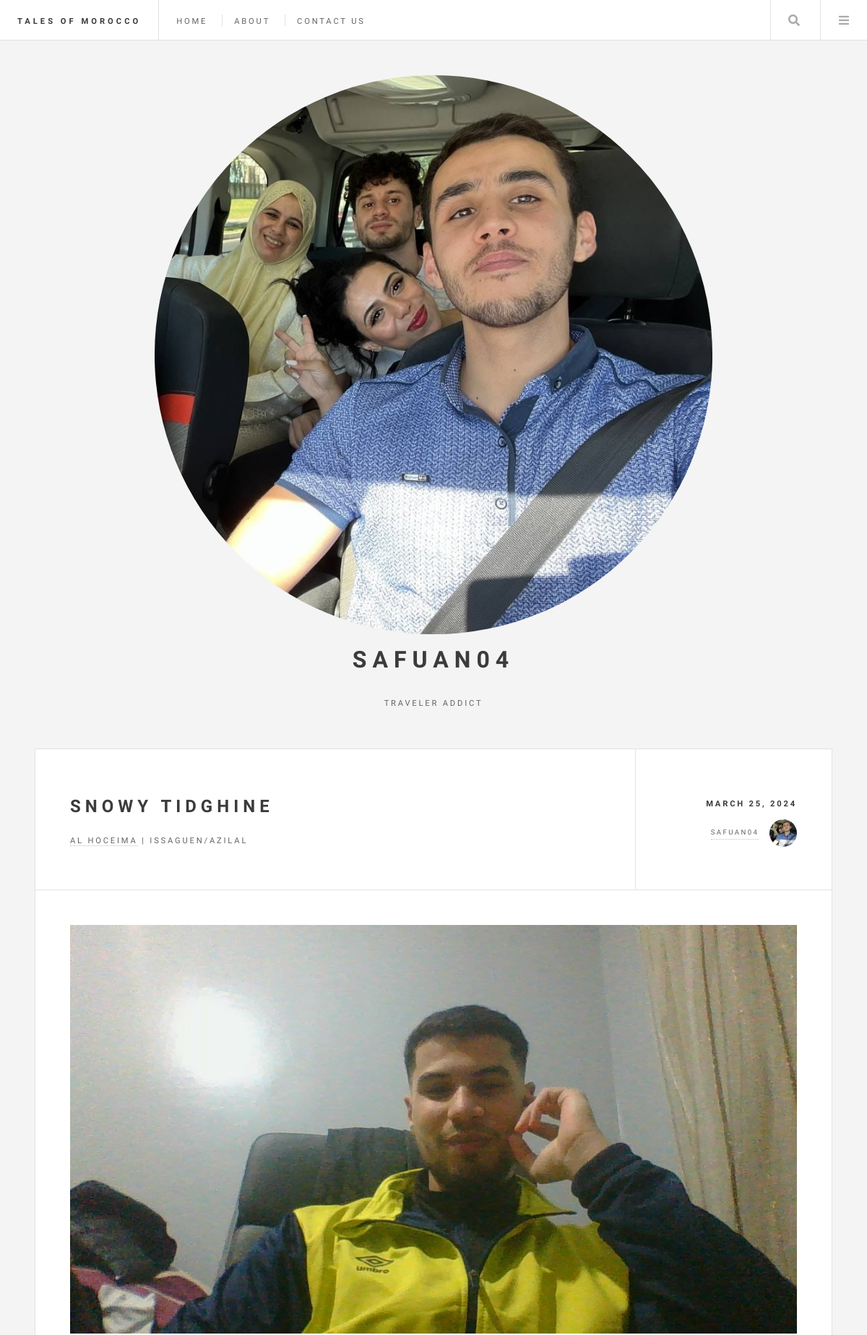
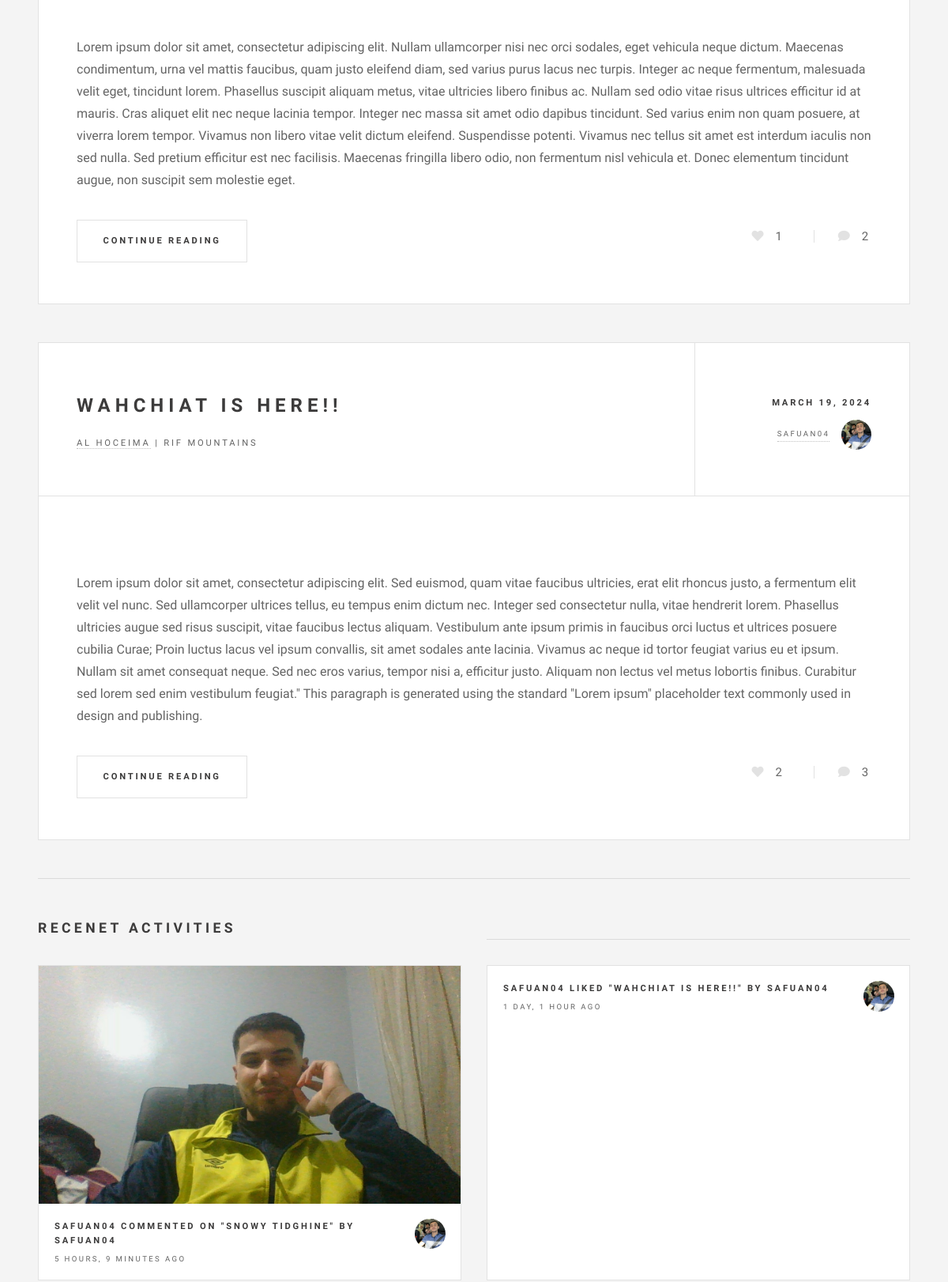
The page /profile/7/ (upper part) on the database its author committed (2 pictures, top to bottom).
### base/models.py (models this page shows, shortened)
class BlogPost(models.Model):
    author = models.ForeignKey(User, on_delete=models.CASCADE, null=True)
    title = models.CharField(max_length=200)
    city = models.ForeignKey(City, on_delete=models.SET_NULL, null=True)
    specific_location = models.CharField(max_length=200, null=True, blank=True)
    description = models.TextField(null=False, blank=False)
    food = models.CharField(max_length=200, blank=True)
    food_rating = models.IntegerField(null=True, blank=True,
                                      validators=[MinValueValidator(1),
                                                  MaxValueValidator(5)])
    accommodation = models.CharField(max_length=200, blank=True)
    accommodation_rating = models.IntegerField(null=True, blank=True,
                                               validators=[MinValueValidator(1),
                                                           MaxValueValidator(5)])
    picture = models.ImageField(null=True, blank=True)
    likes = models.IntegerField(default=0)
    updated = models.DateTimeField(auto_now=True)
    created = models.DateTimeField(auto_now_add=True)
    class Meta:
        ordering = ['-created']
    def class_name(self) -> str:
        return self.__class__.__name__

class City(models.Model):
    name = models.CharField(max_length=200)
    def __str__(self) -> str:
        return self.name

class User(AbstractUser):
    name = models.CharField(max_length=200, null=True, blank=False)
    email = models.EmailField(unique=True, null=False, blank=False)
    bio = models.TextField(null=True, blank=True)
    avatar = models.ImageField(null=True, default="default.jpg")
    USERNAME_FIELD = 'email'
    REQUIRED_FIELDS = []

class Comment(models.Model):
    user = models.ForeignKey(User, on_delete=models.CASCADE)
    blogPost = models.ForeignKey(BlogPost, on_delete=models.CASCADE)
    body = models.TextField()
    edited = models.BooleanField(default=False)
    updated = models.DateTimeField(auto_now=True)
    created = models.DateTimeField(auto_now_add=True)
    def class_name(self) -> str:
        return self.__class__.__name__

class Like(models.Model):
    user = models.ForeignKey(User, on_delete=models.CASCADE)
    blogPost = models.ForeignKey(BlogPost, on_delete=models.CASCADE)
    created = models.DateTimeField(auto_now_add=True)
    def class_name(self) -> str:
        return self.__class__.__name__

### base/views.py (the view)
# urls.py: path('profile/<str:pk>/', views.profilePage, name='profile'),
def profilePage(request, pk):
    user = User.objects.get(id=int(pk))
    posts_list = BlogPost.objects.filter(author__id=int(pk))
    user_comments = user.comment_set.all()
    user_likes = user.like_set.all()
    posts = paginatePosts(request, posts_list)
    postSetup(request, posts)
    activities = sortActivities(posts, user_likes, user_comments)
    context = {
        'title': 'Profile Page',
        'user': user,
        'posts': posts,
        'activities': activities[:10]
    }
    return render(request, 'profile_new.html', context)

### base/views.py (called while the page is built)
def postSetup(request, posts):
    for post in posts:
        post.comments = post.comment_set.all()
    user_likes = None;
    if request.user.is_authenticated:
        user_likes = Like.objects.filter(user=request.user)
    for post in posts:
        post.user_liked = user_likes.filter(blogPost=post).exists() if user_likes else False

def sortActivities(posts, likes, comments):
    activities = sorted(
        chain(posts, comments, likes),
        key=attrgetter('created'),
        reverse=True
    )
    return activities

def paginatePosts(request, posts):
    paginator = Paginator(posts, 3)
    page = request.GET.get('page', 1)
    custom_page = request.GET.get('page-input')
    if custom_page:
        page = custom_page
    posts = paginator.get_page(page)
    return posts

### base/templates/profile_new.html (shortened to what this page needs)
{% extends 'layout.html' %}
{% load static %}
{% block content %}
  <div id="wrapper">
    {% include 'header_menu.html' %}
    <div id="main">
      {% for post in posts %}
      <article class="post">
        <header>
          <div class="title">
            <h2><a href="{% url 'blog' post.id %}">{{ post.title }}</a></h2>
            <p>
              <a href="{% url 'city-blogs' post.city.id %}">{{ post.city }}</a> | {{post.specific_location }}
            </p>
          </div>
          <div class="meta">
            <time class="published" datetime="2015-11-01">{{ post.created | date }}</time>
            <a href="{% url 'profile' post.author.id %}" class="author">
              <span class="name">{{ post.author.username}}</span>
              <img src="{{ post.author.avatar.url }}" alt=""/></a>
          </div>
        </header>
        {% if post.picture %}
        <a href="{% url 'blog' post.id %}" class="image featured">
          <img src="{{ post.picture.url }}" alt=""/></a>
        {% else %}
        <a href="{% url 'blog' post.id %}" class="image featured">
          <img src="{% static 'images/cuisine.jpg' %}" alt=""/></a>
        {% endif %}
        <p>{{ post.description }}</p>
        <footer>
          <ul class="actions">
            <li>
              <a href="{% url 'blog' post.id %}" class="button large">Continue Reading</a>
            </li>
          </ul>
          <ul class="stats">
            <li>
              <i class="icon solid fa-heart {% if post.user_liked %}liked{% endif %}"
              data-post-id="{{ post.id }}"></i><span id="like-{{ post.id }}">{{ post.likes }}</span>
            </li>
            <li>
              <a href="{% url 'blog' post.id %}" class="icon solid fa-comment">{{ post.comments.count }}</a>
            </li>
          </ul>
        </footer>
      </article>
      {% endfor %}
    </div>
    <section id="sidebar">
        <section id="intro">
          <img src="{{ user.avatar.url }}" style="
            width: 70%;
            height: 70%;
            border-radius: 50%;
          " alt="" />
          <header>
            <h2>{{ user.username }}</h2>
            {% if user.bio %}
            <p>{{ user.bio }}</p>
            {% endif %}
          </header>
        </section>
        <section>
          <div class="mini-posts">
            <h2>Recenet Activities</h2>
            <hr>
            {% for activity in activities %}
            {% if activity.class_name == 'Like' %}
            <article class="mini-post">
              <header>
                <h3>
                  <a href="{% url 'profile' activity.user.id %}">
                  {% if request.user == activity.user %}
                  You
                  {% else %}
                  {{ activity.user.username }}
                  {% endif %}
                  </a>
                   Liked <a href="{% url 'blog' activity.blogPost.id %}">"{{ activity.blogPost.title }}"</a>
                  by <a href="{% url 'profile' activity.blogPost.author.id %}">{{ activity.blogPost.author.username }}</a>
                </h3>
                <time class="published" datetime="2015-10-20">{{ activity.created | timesince }} ago</time>
                <a href="{% url 'profile' activity.blogPost.author.id %}" class="author"><img src="{{ activity.user.avatar.url }}" alt="" /></a>
              </header>
            </article>
            {% elif activity.class_name == 'Comment' %}
            <article class="mini-post">
              <header>
                <h3>
                  <a href="{% url 'profile' activity.user.id %}">
                  {% if request.user == activity.user %}
                  You
                  {% else %}
                  {{ activity.user.username }}
                  {% endif %}
                  </a>
                   Commented On <a href="{% url 'blog' activity.blogPost.id %}">"{{ activity.blogPost.title }}"</a>
                  by <a href="{% url 'profile' activity.blogPost.author.id %}">{{ activity.blogPost.author.username }}</a>
                </h3>
                <time class="published" datetime="2015-10-20">{{ activity.created | timesince }} ago</time>
                <a href="{% url 'profile' activity.blogPost.author.id %}" class="author"><img src="{{ activity.user.avatar.url }}" alt="" /></a>
              </header>
              {% if activity.blogPost.picture %}
              <a href="{% url 'blog' activity.blogPost.id %}" class="image"><img src="{{ activity.blogPost.picture.url }}" alt="" /></a>
              {% endif %}
            </article>
            {% endif %}
            {% endfor %}
          </div>
        </section>
    </section>
  </div>
{% endblock %}

### static/styles/pics.css (style rules this page uses)
.stats { font-size: 25px; }
i.icon.solid.fa-heart { cursor: pointer; }

### rows shown on the page
BlogPost: title "SNOWY TIDGHINE", city "AL HOCEIMA", specific_location "ISSAGUEN/AZILAL", created "MARCH 25, 2024", author.username "SAFUAN04", author.avatar (picture), picture (picture), description "Lorem ipsum dolor sit amet, consectetur adipiscing elit. Nullam ullamcorper nisi nec orci sodales, eget vehicula neque dictum. Maecenas condimentum, urna vel mattis faucibus, quam justo eleifend diam, sed varius purus lacus nec turpis. Integer ac neque fermentum, malesuada velit eget, tincidunt lorem. Phasellus suscipit aliquam metus, vitae ultricies libero finibus ac. Nullam sed odio vitae risus ultrices efficitur id at mauris. Cras aliquet elit nec neque lacinia tempor. Integer nec massa sit amet odio dapibus tincidunt. Sed varius enim non quam posuere, at viverra lorem tempor. Vivamus non libero vitae velit dictum eleifend. Suspendisse potenti. Vivamus nec tellus sit amet est interdum…", likes "1", comments.count "2"
BlogPost: title "WAHCHIAT IS HERE!!", city "AL HOCEIMA", specific_location "RIF MOUNTAINS", created "MARCH 19, 2024", author.username "SAFUAN04", author.avatar (picture), description "Lorem ipsum dolor sit amet, consectetur adipiscing elit. Sed euismod, quam vitae faucibus ultricies, erat elit rhoncus justo, a fermentum elit velit vel nunc. Sed ullamcorper ultrices tellus, eu tempus enim dictum nec. Integer sed consectetur nulla, vitae hendrerit lorem. Phasellus ultricies augue sed risus suscipit, vitae faucibus lectus aliquam. Vestibulum ante ipsum primis in faucibus orci luctus et ultrices posuere cubilia Curae; Proin luctus lacus vel ipsum convallis, sit amet sodales ante lacinia. Vivamus ac neque id tortor feugiat varius eu et ipsum. Nullam sit amet consequat neque. Sed nec eros varius, tempor nisi a, efficitur justo. Aliquam non lectus vel metus lobortis finibus.…", likes "2", comments.count "3"
User: avatar (picture), username "SAFUAN04", bio "TRAVELER ADDICT"
Comment: user.username "SAFUAN04", blogPost "SNOWY TIDGHINE", blogPost.author.username "SAFUAN04", created "5 HOURS, 9 MINUTES", user.avatar (picture), blogPost.picture (picture)
Like: user.username "SAFUAN04", blogPost "WAHCHIAT IS HERE!!", blogPost.author.username "SAFUAN04", created "1 DAY, 1 HOUR", user.avatar (picture)
